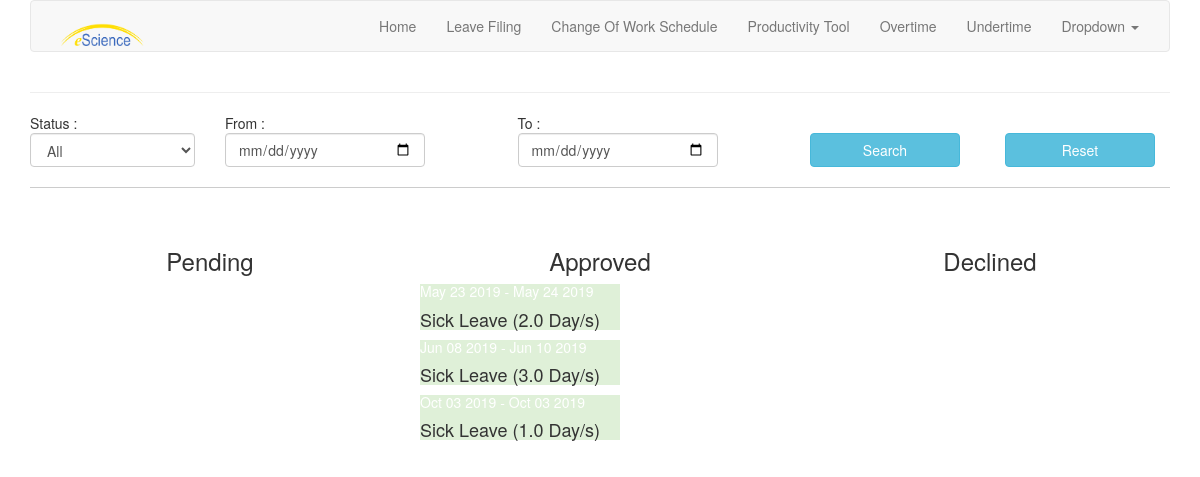
The page /eforms/leave_request (signed in) on the database its author committed.
### app_forms/models.py (models this page shows, shortened)
class Leaves(models.Model):
    name = models.CharField(max_length=100)
    author = models.ForeignKey(User, on_delete=models.CASCADE, default=None)
    email = models.TextField()
    leaveType = models.TextField()
    dateFrom = models.DateField()
    dateTo = models.DateField()
    timeFrom = models.TimeField(null=True, blank=True, default=None)
    timeTo = models.TimeField(null=True, blank=True, default=None)
    reason = models.TextField()
    status = models.TextField()
    leaveCount = models.FloatField()
    remarks = models.TextField(null=True, blank=True, default=None)
    department = models.TextField(null=True, blank=True, default=None)
    approvedBy = models.TextField(null=True, blank=True, default=None)
    created = models.DateTimeField(auto_now_add=True)

### app_forms/views.py (the view)
# urls.py: path('eforms/leave_request', views.leave_request, name='leave_request'),
@login_required
def leave_request(request):
    user = UserProfile.objects.get(username=request.user)
    leaves = Leaves.objects.filter(author=request.user)
    if request.method == 'POST':
        form = FilterForm(request.POST)
        if form.is_valid():
            dateFrom = form.cleaned_data['dateFrom']
            dateTo = form.cleaned_data['dateTo']
            status = form.cleaned_data['status']
            if status:
                leaves = Leaves.objects.filter(
                    author=request.user,
                    status=status
                ).order_by('dateFrom')
            if status == 'All':
                leaves = Leaves.objects.filter(
                    author=request.user,
                    status__icontains='e'
                ).order_by('dateFrom')
            if dateFrom:
                leaves = Leaves.objects.filter(
                    author=request.user,
                    dateFrom__range=(dateFrom, dateTo)
                ).order_by('dateFrom')
            if dateTo:
                leaves = Leaves.objects.filter(
                    author=request.user,
                    dateTo__range=(dateFrom, dateTo)
                ).order_by('dateFrom')
        else:
            form = FilterForm()
            leaves = Leaves.objects.filter(author=request.user)
    else:
        form = FilterForm()
        leaves = Leaves.objects.filter(author=request.user)
    return render(request,
                  'app_forms/Leaves/leave_request.html',
                  {'leaves': leaves,
                   'form': form})

### app_forms/forms.py
class FilterForm(forms.Form):
    status = forms.CharField(required=False)
    dateFrom = forms.DateField(label="Date From (YYYY-MM-DD)", required=False)
    dateTo = forms.DateField(label="Date To (YYYY-MM-DD)", required=False)

### app_forms/templates/app_forms/Leaves/leave_request.html (shortened to what this page needs)
{% extends 'app_forms/base2.html' %}
{% block content %}
    <hr/>
<form method="POST">
    <div class="row">
        {% for field in form %}
        {% if field.name == 'status' %}
        <div class="col-md-2">
            Status :
            <select id="status" id="leaveType" name="{{ field.name }}" class="form-control">
                    <option value='All'>All</option>
            </select>
        </div>
        {% elif field.name == 'dateFrom' %}
        <div class="col-md-3">
            From : <input style="width: 200px;" name="{{ field.name }}" id="dateFrom" type="date" class="form-control" />
        </div>
        {% elif field.name == 'dateTo' %}
        <div class="col-md-3">
            To : <input style="width: 200px;" name="{{ field.name }}" id="dateTo" type="date" class="form-control" />
        </div>
        {% endif %}
        {% endfor %}
        <div class="col-md-4">
            <div class="row">
                <div class="col-md-6">
                    <br/><button style="width: 150px;" class="btn btn-info">Search</button>
                </div>
                <div class="col-md-6">
                    <br/><button onclick="window.location='{% url 'leave_request' %}'" style="width: 150px;" class="btn btn-info">Reset</button>
                </div>
            </div>
        </div>
    </div>
    <hr style="border-top: 1px solid #ccc; background: transparent;">
    <br/>
    <div class="row">
        <div class="col-lg-4">
            <h3 align="center">Pending</h3>
        </div>
        <div class="col-lg-4">
            <h3 align="center">Approved</h3>
            {% for leave in leaves %}
                {% if leave.status == 'True' %}
                    {% include 'app_forms/Leaves/_leave_request.html' %}
                {% endif %}
            {% endfor %}
        </div>
        <div class="col-lg-4">
                <h3 align="center">Declined</h3>
        </div>
    </div>
</form>
{% endblock %}

### app_forms/templates/app_forms/Leaves/_leave_request.html (shortened to what this page needs)
<div class="{% if leave.leaveType == 'Vacation Leave' %}card text-white bg-primary mb-3{% else %}card text-white bg-success mb-3{% endif %}" style="max-width: 20rem;">
        <div class="card-header"><a href="#" style="color: white;"><h5 onclick="window.location='{% url 'leave_request_details' pk=leave.pk %}'">{{ leave.dateFrom| date:"M d Y" }} - {{ leave.dateTo| date:"M d Y" }}</h5></a></div>
        <div class="card-body">
                <h4 class="card-title">{{ leave.leaveType| truncatechars:20 }} ({{ leave.leaveCount }} Day/s)</h4>
        </div>
</div>

### rows shown on the page
Leaves: dateFrom "May 23 2019", dateTo "May 24 2019", leaveType "Sick Leave", leaveCount "2.0"
Leaves: dateFrom "Jun 08 2019", dateTo "Jun 10 2019", leaveType "Sick Leave", leaveCount "3.0"
Leaves: dateFrom "Oct 03 2019", dateTo "Oct 03 2019", leaveType "Sick Leave", leaveCount "1.0"
